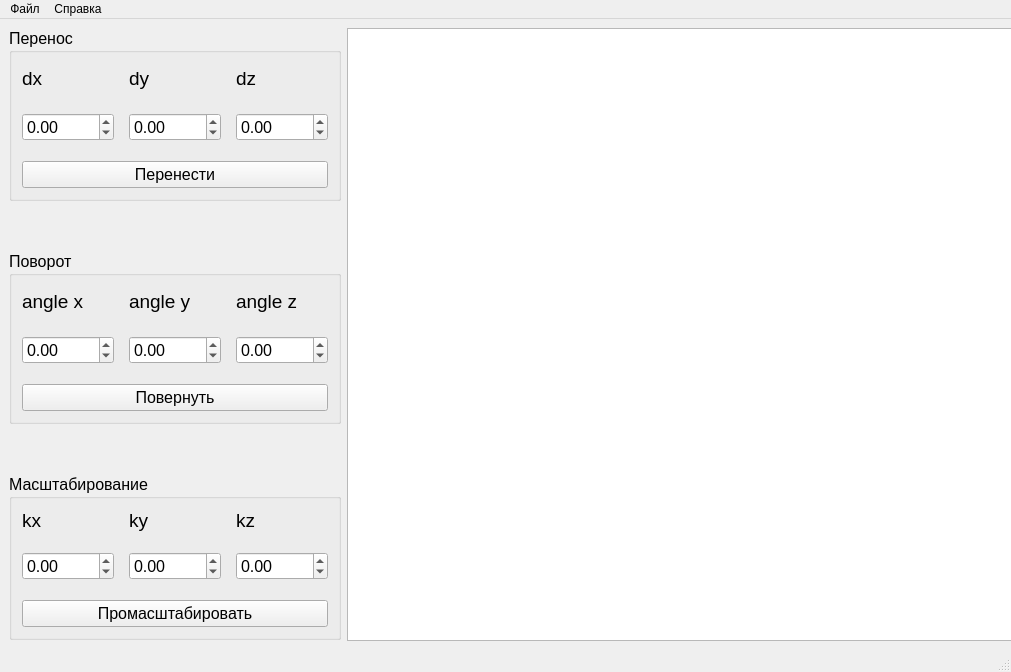
<?xml version="1.0" encoding="UTF-8"?>
<ui version="4.0">
 <class>MainWindow</class>
 <widget class="QMainWindow" name="MainWindow">
  <property name="geometry">
   <rect>
    <x>0</x>
    <y>0</y>
    <width>1011</width>
    <height>672</height>
   </rect>
  </property>
  <property name="minimumSize">
   <size>
    <width>1000</width>
    <height>672</height>
   </size>
  </property>
  <property name="windowTitle">
   <string>MainWindow</string>
  </property>
  <property name="toolTipDuration">
   <number>-6</number>
  </property>
  <widget class="QWidget" name="centralwidget">
   <property name="toolTipDuration">
    <number>-1</number>
   </property>
   <property name="inputMethodHints">
    <set>Qt::ImhNone</set>
   </property>
   <layout class="QHBoxLayout" name="horizontalLayout_2" stretch="0,0">
    <item>
     <layout class="QVBoxLayout" name="verticalLayout" stretch="0,0,0">
      <property name="spacing">
       <number>50</number>
      </property>
      <item>
       <widget class="QGroupBox" name="groupMoving">
        <property name="minimumSize">
         <size>
          <width>249</width>
          <height>173</height>
         </size>
        </property>
        <property name="maximumSize">
         <size>
          <width>16777215</width>
          <height>173</height>
         </size>
        </property>
        <property name="font">
         <font>
          <pointsize>12</pointsize>
         </font>
        </property>
        <property name="title">
         <string>Перенос</string>
        </property>
        <layout class="QGridLayout" name="gridGroupMoving" rowstretch="0,0,0" columnstretch="0,0,0">
         <property name="leftMargin">
          <number>10</number>
         </property>
         <property name="topMargin">
          <number>10</number>
         </property>
         <property name="rightMargin">
          <number>10</number>
         </property>
         <property name="bottomMargin">
          <number>10</number>
         </property>
         <property name="horizontalSpacing">
          <number>15</number>
         </property>
         <property name="verticalSpacing">
          <number>20</number>
         </property>
         <item row="1" column="2">
          <widget class="QDoubleSpinBox" name="enterZMoving">
           <property name="minimum">
            <double>-1000.000000000000000</double>
           </property>
           <property name="maximum">
            <double>1000.000000000000000</double>
           </property>
          </widget>
         </item>
         <item row="0" column="1">
          <widget class="QLabel" name="labelYMoving">
           <property name="font">
            <font>
             <pointsize>14</pointsize>
            </font>
           </property>
           <property name="text">
            <string>dy</string>
           </property>
          </widget>
         </item>
         <item row="0" column="2">
          <widget class="QLabel" name="labelZMoving">
           <property name="font">
            <font>
             <pointsize>14</pointsize>
            </font>
           </property>
           <property name="text">
            <string>dz</string>
           </property>
          </widget>
         </item>
         <item row="0" column="0">
          <widget class="QLabel" name="labelXMoving">
           <property name="font">
            <font>
             <pointsize>14</pointsize>
            </font>
           </property>
           <property name="text">
            <string>dx</string>
           </property>
          </widget>
         </item>
         <item row="2" column="0" colspan="3">
          <widget class="QPushButton" name="buttonMoving">
           <property name="text">
            <string>Перенести</string>
           </property>
          </widget>
         </item>
         <item row="1" column="0">
          <widget class="QDoubleSpinBox" name="enterXMoving">
           <property name="minimum">
            <double>-1000.000000000000000</double>
           </property>
           <property name="maximum">
            <double>1000.000000000000000</double>
           </property>
          </widget>
         </item>
         <item row="1" column="1">
          <widget class="QDoubleSpinBox" name="enterYMoving">
           <property name="minimum">
            <double>-1000.000000000000000</double>
           </property>
           <property name="maximum">
            <double>1000.000000000000000</double>
           </property>
          </widget>
         </item>
        </layout>
       </widget>
      </item>
      <item>
       <widget class="QGroupBox" name="groupTurn">
        <property name="minimumSize">
         <size>
          <width>249</width>
          <height>173</height>
         </size>
        </property>
        <property name="maximumSize">
         <size>
          <width>16777215</width>
          <height>173</height>
         </size>
        </property>
        <property name="font">
         <font>
          <pointsize>12</pointsize>
         </font>
        </property>
        <property name="title">
         <string>Поворот</string>
        </property>
        <layout class="QGridLayout" name="gridGroupTurn" rowstretch="0,0,0" columnstretch="0,0,0">
         <property name="leftMargin">
          <number>10</number>
         </property>
         <property name="topMargin">
          <number>10</number>
         </property>
         <property name="rightMargin">
          <number>10</number>
         </property>
         <property name="bottomMargin">
          <number>10</number>
         </property>
         <property name="horizontalSpacing">
          <number>15</number>
         </property>
         <property name="verticalSpacing">
          <number>20</number>
         </property>
         <item row="0" column="2">
          <widget class="QLabel" name="labelZTurn">
           <property name="font">
            <font>
             <pointsize>14</pointsize>
            </font>
           </property>
           <property name="text">
            <string>angle z</string>
           </property>
          </widget>
         </item>
         <item row="0" column="1">
          <widget class="QLabel" name="labelYTurn">
           <property name="font">
            <font>
             <pointsize>14</pointsize>
            </font>
           </property>
           <property name="text">
            <string>angle y</string>
           </property>
          </widget>
         </item>
         <item row="1" column="2">
          <widget class="QDoubleSpinBox" name="enterZTurn">
           <property name="minimum">
            <double>-1000.000000000000000</double>
           </property>
           <property name="maximum">
            <double>1000.000000000000000</double>
           </property>
          </widget>
         </item>
         <item row="0" column="0">
          <widget class="QLabel" name="labelXTurn">
           <property name="font">
            <font>
             <pointsize>14</pointsize>
            </font>
           </property>
           <property name="text">
            <string>angle x</string>
           </property>
          </widget>
         </item>
         <item row="1" column="1">
          <widget class="QDoubleSpinBox" name="enterYTurn">
           <property name="minimum">
            <double>-1000.000000000000000</double>
           </property>
           <property name="maximum">
            <double>1000.000000000000000</double>
           </property>
          </widget>
         </item>
         <item row="1" column="0">
          <widget class="QDoubleSpinBox" name="enterXTurn">
           <property name="minimum">
            <double>-1000.000000000000000</double>
           </property>
           <property name="maximum">
            <double>1000.000000000000000</double>
           </property>
          </widget>
         </item>
         <item row="2" column="0" colspan="3">
          <widget class="QPushButton" name="buttonTurn">
           <property name="text">
            <string>Повернуть</string>
           </property>
          </widget>
         </item>
        </layout>
       </widget>
      </item>
      <item>
       <widget class="QGroupBox" name="groupScale">
        <property name="maximumSize">
         <size>
          <width>16777215</width>
          <height>166</height>
         </size>
        </property>
        <property name="font">
         <font>
          <pointsize>12</pointsize>
         </font>
        </property>
        <property name="title">
         <string>Масштабирование</string>
        </property>
        <layout class="QGridLayout" name="gridGroupScale" rowstretch="0,0,0">
         <property name="leftMargin">
          <number>10</number>
         </property>
         <property name="topMargin">
          <number>10</number>
         </property>
         <property name="rightMargin">
          <number>10</number>
         </property>
         <property name="bottomMargin">
          <number>10</number>
         </property>
         <property name="horizontalSpacing">
          <number>15</number>
         </property>
         <property name="verticalSpacing">
          <number>20</number>
         </property>
         <item row="0" column="2">
          <widget class="QLabel" name="labelZScale">
           <property name="font">
            <font>
             <pointsize>14</pointsize>
            </font>
           </property>
           <property name="text">
            <string>kz</string>
           </property>
          </widget>
         </item>
         <item row="1" column="2">
          <widget class="QDoubleSpinBox" name="enterZScale">
           <property name="minimum">
            <double>-1000.000000000000000</double>
           </property>
           <property name="maximum">
            <double>1000.000000000000000</double>
           </property>
          </widget>
         </item>
         <item row="1" column="1">
          <widget class="QDoubleSpinBox" name="enterYScale">
           <property name="minimum">
            <double>-1000.000000000000000</double>
           </property>
           <property name="maximum">
            <double>1000.000000000000000</double>
           </property>
          </widget>
         </item>
         <item row="0" column="1">
          <widget class="QLabel" name="labelYScale">
           <property name="font">
            <font>
             <pointsize>14</pointsize>
            </font>
           </property>
           <property name="text">
            <string>ky</string>
           </property>
          </widget>
         </item>
         <item row="0" column="0">
          <widget class="QLabel" name="labelXScale">
           <property name="font">
            <font>
             <pointsize>14</pointsize>
             <weight>50</weight>
             <italic>false</italic>
             <bold>false</bold>
             <underline>false</underline>
             <strikeout>false</strikeout>
             <kerning>true</kerning>
            </font>
           </property>
           <property name="frameShape">
            <enum>QFrame::NoFrame</enum>
           </property>
           <property name="frameShadow">
            <enum>QFrame::Plain</enum>
           </property>
           <property name="lineWidth">
            <number>1</number>
           </property>
           <property name="midLineWidth">
            <number>0</number>
           </property>
           <property name="text">
            <string>kx</string>
           </property>
           <property name="textFormat">
            <enum>Qt::PlainText</enum>
           </property>
           <property name="scaledContents">
            <bool>false</bool>
           </property>
           <property name="wordWrap">
            <bool>false</bool>
           </property>
           <property name="margin">
            <number>0</number>
           </property>
           <property name="indent">
            <number>-1</number>
           </property>
          </widget>
         </item>
         <item row="1" column="0">
          <widget class="QDoubleSpinBox" name="enterXScale">
           <property name="minimum">
            <double>-1000.000000000000000</double>
           </property>
           <property name="maximum">
            <double>1000.000000000000000</double>
           </property>
          </widget>
         </item>
         <item row="2" column="0" colspan="3">
          <widget class="QPushButton" name="buttonScale">
           <property name="font">
            <font>
             <pointsize>12</pointsize>
             <weight>50</weight>
             <italic>false</italic>
             <bold>false</bold>
            </font>
           </property>
           <property name="text">
            <string>Промасштабировать</string>
           </property>
          </widget>
         </item>
        </layout>
       </widget>
      </item>
     </layout>
    </item>
    <item>
     <widget class="QGraphicsView" name="graphicsView">
      <property name="minimumSize">
       <size>
        <width>665</width>
        <height>612</height>
       </size>
      </property>
     </widget>
    </item>
   </layout>
  </widget>
  <widget class="QStatusBar" name="statusbar"/>
  <widget class="QMenuBar" name="menubar">
   <property name="geometry">
    <rect>
     <x>0</x>
     <y>0</y>
     <width>1011</width>
     <height>20</height>
    </rect>
   </property>
   <widget class="QMenu" name="actionsFile">
    <property name="title">
     <string>Файл</string>
    </property>
    <addaction name="separator"/>
    <addaction name="separator"/>
    <addaction name="actionSave"/>
    <addaction name="actionLoad"/>
   </widget>
   <widget class="QMenu" name="actionsInformation">
    <property name="title">
     <string>Справка</string>
    </property>
    <addaction name="actionInfFile"/>
    <addaction name="actionInfProgram"/>
    <addaction name="actionInfDeveloper"/>
   </widget>
   <addaction name="actionsFile"/>
   <addaction name="actionsInformation"/>
  </widget>
  <action name="actionSave">
   <property name="text">
    <string>Сохранить</string>
   </property>
  </action>
  <action name="actionLoad">
   <property name="text">
    <string>Загрузить</string>
   </property>
  </action>
  <action name="actionInfFile">
   <property name="text">
    <string>Входной файл</string>
   </property>
  </action>
  <action name="actionInfProgram">
   <property name="text">
    <string>Программа</string>
   </property>
  </action>
  <action name="actionInfDeveloper">
   <property name="text">
    <string>Разработчик</string>
   </property>
  </action>
 </widget>
 <resources/>
 <connections/>
</ui>
